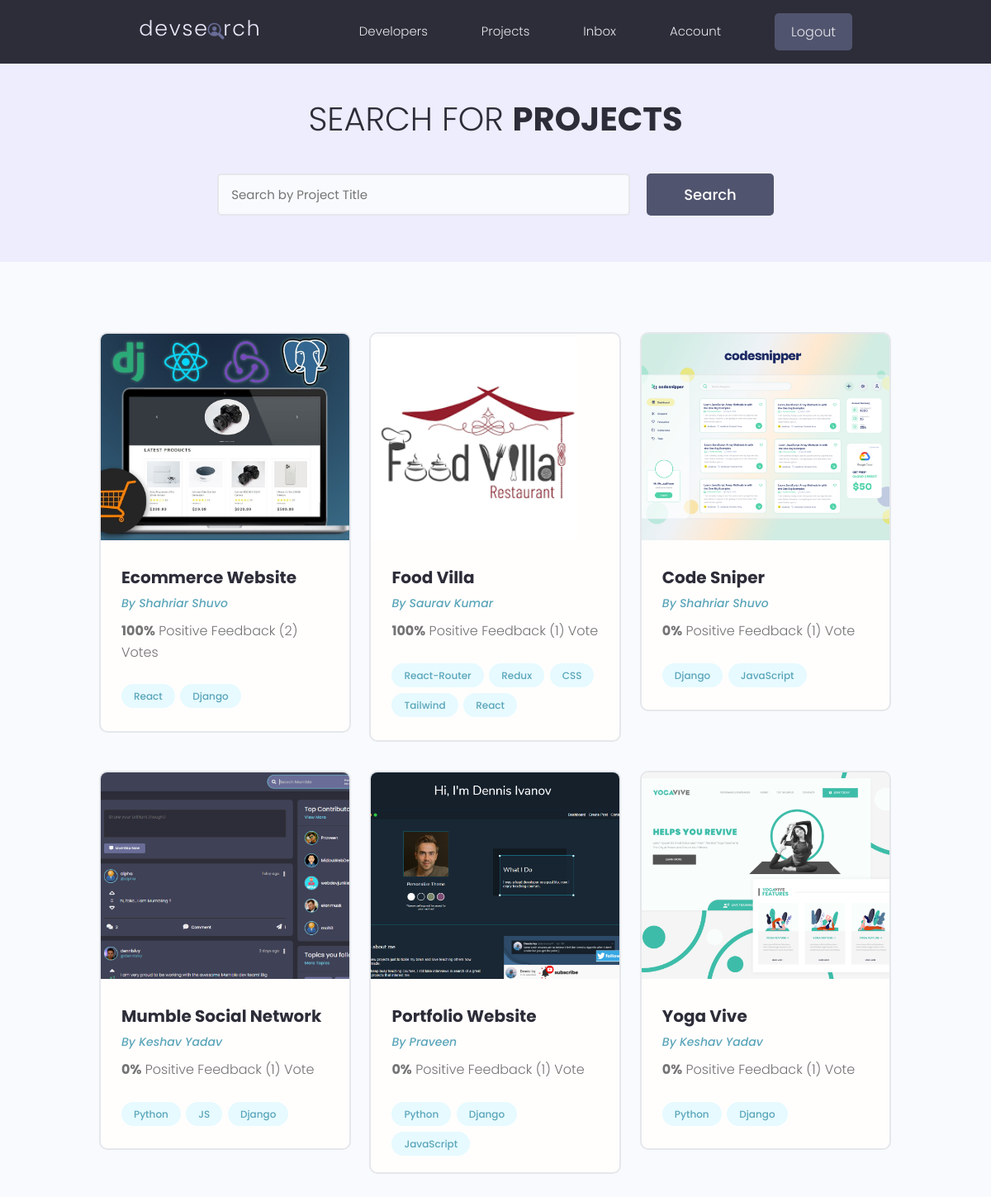
Page /projects/ (signed in) on the committed database.
### projects/models.py (models this page shows, shortened)
class Project(models.Model):
    owner = models.ForeignKey(
        Profile, null=True, blank=True, on_delete=models.CASCADE)
    title = models.CharField(max_length=200)
    description = models.TextField(null=True, blank=True)
    featured_image = models.ImageField(
        null=True, blank=True, default="default.jpg")
    demo_link = models.CharField(max_length=2000, null=True, blank=True)
    source_link = models.CharField(max_length=2000, null=True, blank=True)
    tags = models.ManyToManyField('Tag', blank=True)
    vote_total = models.IntegerField(default=0, null=True, blank=True)
    vote_ratio = models.IntegerField(default=0, null=True, blank=True)
    created = models.DateTimeField(auto_now_add=True)
    id = models.UUIDField(default=uuid.uuid4, unique=True,
                          primary_key=True, editable=False)
    class Meta:
        ordering = ['-vote_ratio', '-vote_total', 'title']
    @property
    def imageURL(self):
        try:
            url = self.featured_image.url
        except:
            url = ''
        return url

class Tag(models.Model):
    name = models.CharField(max_length=200)
    created = models.DateTimeField(auto_now_add=True)
    id = models.UUIDField(default=uuid.uuid4, unique=True,
                          primary_key=True, editable=False)
    def __str__(self):
        return self.name

### users/models.py (models this page shows, shortened)
class Profile(models.Model):
    user = models.OneToOneField(
        User, on_delete=models.CASCADE, null=True, blank=True)
    name = models.CharField(max_length=200, blank=True, null=True)
    email = models.EmailField(max_length=500, blank=True, null=True)
    username = models.CharField(max_length=200, blank=True, null=True)
    location = models.CharField(max_length=200, blank=True, null=True)
    short_intro = models.CharField(max_length=200, blank=True, null=True)
    bio = models.TextField(blank=True, null=True)
    profile_image = models.ImageField(
        null=True, blank=True, upload_to='profiles/', default="profiles/user-default.png")
    social_github = models.CharField(max_length=200, blank=True, null=True)
    social_twitter = models.CharField(max_length=200, blank=True, null=True)
    social_linkedin = models.CharField(max_length=200, blank=True, null=True)
    social_youtube = models.CharField(max_length=200, blank=True, null=True)
    social_website = models.CharField(max_length=200, blank=True, null=True)
    created = models.DateTimeField(auto_now_add=True)
    id = models.UUIDField(default=uuid.uuid4, unique=True,
                          primary_key=True, editable=False)
    class Meta:
        ordering = ['created']

### projects/views.py (the view)
# urls.py: path('projects/', views.getProjects),
def projects(request):
    projects, search_query = searchProjects(request)
    custom_range, projects = paginateProjects(request, projects, 6)
    context = {'projects': projects,
               'search_query': search_query, 'custom_range': custom_range}
    return render(request, 'projects/projects.html', context)

### projects/utils.py (called while the page is built)
def paginateProjects(request, projects, results):
    page = request.GET.get('page')
    paginator = Paginator(projects, results)
    try:
        projects = paginator.page(page)
    except PageNotAnInteger:
        page = 1
        projects = paginator.page(page)
    except EmptyPage:
        page = paginator.num_pages
        projects = paginator.page(page)
    leftIndex = (int(page) - 4)
    if leftIndex < 1:
        leftIndex = 1
    rightIndex = (int(page) + 5)
    if rightIndex > paginator.num_pages:
        rightIndex = paginator.num_pages + 1
    custom_range = range(leftIndex, rightIndex)
    return custom_range, projects

def searchProjects(request):
    search_query = ''
    if request.GET.get('search_query'):
        search_query = request.GET.get('search_query')
    tags = Tag.objects.filter(name__icontains=search_query)
    projects = Project.objects.distinct().filter(
        Q(title__icontains=search_query) |
        Q(description__icontains=search_query) |
        Q(owner__name__icontains=search_query) |
        Q(tags__in=tags)
    )
    return projects, search_query

### projects/templates/projects/projects.html (shortened to what this page needs)
{% extends 'main.html' %}
{% block content %}
<main class="projects">
    <section class="hero-section text-center">
        <div class="container container--narrow">
            <div class="hero-section__box">
                <h2>Search for <span>Projects</span></h2>
            </div>
            <div class="hero-section__search">
                <form id='searchForm' class="form" action="{% url 'projects' %}" method="get">
                    <div class="form__field">
                        <input class="input input--text" id="formInput#search" type="text" name="search_query"
                            placeholder="Search by Project Title" value="{{search_query}}" />
                    </div>
                    <input class="btn btn--sub btn--lg" type="submit" value="Search" />
                </form>
            </div>
        </div>
    </section>
    <section class="projectsList">
        <div class="container">
            <div class="grid grid--three">
                {% for project in projects %}
                <div class="column">
                    <div class="card project">
                        <a href="{% url 'project' project.id %}" class="project">
                            <img class="project__thumbnail" src="{{project.imageURL}}" alt="project thumbnail" />
                            <div class="card__body">
                                <h3 class="project__title">{{project.title}}</h3>
                                <p><a class="project__author" href="{% url 'user-profile' project.owner.id %}">By
                                        {{project.owner.name}}</a>
                                </p>
                                <p class="project--rating">
                                    <span style="font-weight: bold;">{{project.vote_ratio}}%</span> Positive
                                    Feedback ({{project.vote_total}}) Vote{{project.vote_total|pluralize:"s"}}
                                </p>
                                <div class="project__tags">
                                    {% for tag in project.tags.all %}
                                    <span class="tag tag--pill tag--main">
                                        <small>{{tag}}</small>
                                    </span>
                                    {% endfor %}
                                </div>
                            </div>
                        </a>
                    </div>
                </div>
                {% endfor %}
            </div>
        </div>
    </section>
</main>
{% endblock %}

### static/styles/app.css (style rules this page uses)
:root { --color-sub: #2d2d39; }
.btn--sub { background-color: var(--color-sub-light); }
.card { border: 2px solid var(--color-light); }
img { width: 100%; }
.hero-section { height: 40vh; display: flex; align-items: center; background-color: var(--color-sub); }
.hero-section__box { margin-bottom: 4rem; }
.hero-section__box > h2, .hero-section__box > h2 > span { font-size: 4rem; color: var(--color-light); line-height: 1.3; text-transform: uppercase; }
.hero-section__box > h2 { font-weight: 300; }
.hero-section__box > h2 > span { font-weight: 700; }
.hero-section__search > .form { display: flex; align-items: center; justify-content: center; gap: 2rem; }
.hero-section__search > .form input.input--text { width: 50rem; }
.project__author { font-size: 1.4rem; font-style: italic; }
.project--rating { margin-bottom: 1.6em; margin-top: .5em; }
.projects > .hero-section { background: var(--color-sub-lighter); height: 30vh; }
.projects .hero-section__box { margin-bottom: 2.5rem; }
.projects .hero-section__box > h2 { color: var(--color-sub); }
.projects .hero-section__box > h2 > span { font-weight: 700; color: var(--color-sub); }
.projectsList { margin-top: 8rem; }
.project__thumbnail { height: 25rem; object-fit: cover; object-position: top center; }
.project__title { font-size: 2rem; font-weight: 700; color: var(--color-sub); }

### static/uikit/styles/modules/_variables.css (style rules this page uses)
:root { --color-main: #5aa5b9; --color-main-light: #e6faff; --color-sub: #3f4156; --color-sub-light: #51546e; --color-sub-lighter: #ededfd; --color-text: #737373; --color-gray: #8b8b8b; --color-light: #e5e7eb; --color-light-gray: #767676; --color-bg: #f8fafd; --color-white: #fffefd; --color-white-light: #f3f3f3; --color-success: #359e64; --color-success-bg: #def8e8; --color-error: #fc4b0b; --color-error-bg: #fff2ee; --font-base: 'Poppins', arial, helvetica, 'Segoe UI', roboto, ubuntu, sans-serif; --font-monospace: 'Fira Code', 'Courier New', courier, monospace; --font-regular: 300; --font-medium: 500; --font-bold: 700; --generic-shadow: 1px 1px 5px #00000010; --generic-transition: all 0.3s ease-in-out; }

### static/uikit/styles/modules/_base.css (style rules this page uses)
* { margin: 0; padding: 0; box-sizing: border-box; text-rendering: optimizeLegibility; color: inherit; font-size: inherit; }
html { font-size: 50%; }
@media only screen and (min-width: 480px) { html { font-size: 56.25%; } }
@media only screen and (min-width: 1200px) { html { font-size: 62.5%; } }
body { line-height: 1.6; font-weight: 400; font-size: 1.5rem; color: var(--color-text); background-color: var(--color-bg); min-height: 100vh; }

### static/uikit/styles/modules/_typography.css (style rules this page uses)
* { font-family: var(--font-base); }
h2 { font-size: 3.6rem; font-weight: var(--font-bold); }
h3 { font-size: 3.2rem; font-weight: var(--font-medium); }
p, span, strong { font-size: 1.6rem; color: var(--color-text); font-weight: var(--font-regular); }
a { padding-bottom: 2px; text-decoration: none; display: inline-block; color: var(--color-main); font-weight: var(--font-medium); }

### static/uikit/styles/modules/_utilities.css (style rules this page uses)
.container { width: 92%; max-width: 165rem; margin: 0 auto; box-sizing: border-box; }
.container--narrow { width: 92%; max-width: 120rem; }
@media screen and (min-width: 1000px) { .container { width: 90%; } }
@media screen and (min-width: 1000px) { .container--narrow { width: 85%; } }
@media screen and (min-width: 1200px) { .container { width: 80%; } }
@media screen and (min-width: 1200px) { .container--narrow { width: 72%; } }
.text-center { text-align: center; }

### static/uikit/styles/modules/_button.css (style rules this page uses)
.btn { display: inline-block; position: relative; cursor: pointer; background-color: var(--color-light); font-weight: var(--font-medium); color: var(--color-sub); text-decoration: none; padding: 1rem 2rem; border-radius: 0.5rem; border: none; width: -webkit-fit-content; width: -moz-fit-content; width: fit-content; height: -webkit-fit-content; height: -moz-fit-content; height: fit-content; font-size: 1.6rem; outline-width: 0; outline-color: transparent; -webkit-backface-visibility: hidden; backface-visibility: hidden; transition: all 0.3s ease-in-out; }
.btn--sub { background-color: var(--color-sub); color: var(--color-white); }
.btn--lg { font-size: 1.8rem; padding: 1.2rem 4.5rem; }

### static/uikit/styles/modules/_card.css (style rules this page uses)
.card { border-radius: 1rem; background-color: var(--color-white); border: 1.5px solid var(--color-light); width: auto; height: auto; margin-top: 0.5rem; margin-bottom: 0.5rem; overflow: hidden; }
.card__body, .card__header { padding: 2rem 2.5rem; }

### rows in the picture
Project: imageURL (picture), title "Ecommerce Website", owner.name "Shahriar Shuvo", vote_ratio "100", vote_total "2"
Tag: name "React"
Tag: name "Django"
Project: imageURL (picture), title "Food Villa", owner.name "Saurav Kumar", vote_ratio "100", vote_total "1"
Tag: name "React-Router"
Tag: name "Redux"
Tag: name "CSS"
Tag: name "Tailwind"
Project: imageURL (picture), title "Code Sniper", owner.name "Shahriar Shuvo", vote_ratio "0", vote_total "1"
Tag: name "JavaScript"
Project: imageURL (picture), title "Mumble Social Network", owner.name "Keshav Yadav", vote_ratio "0", vote_total "1"
Tag: name "Python"
Tag: name "JS"
Project: imageURL (picture), title "Portfolio Website", owner.name "Praveen", vote_ratio "0", vote_total "1"
Project: imageURL (picture), title "Yoga Vive", owner.name "Keshav Yadav", vote_ratio "0", vote_total "1"
